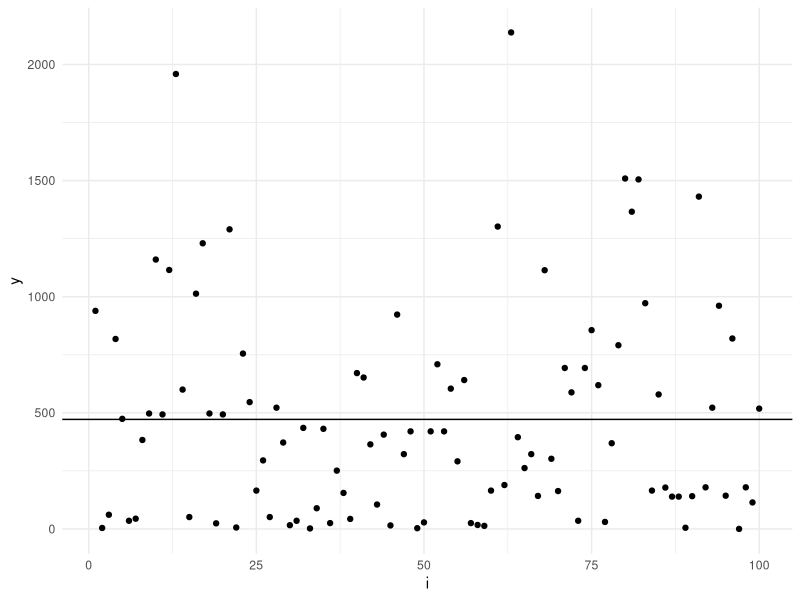
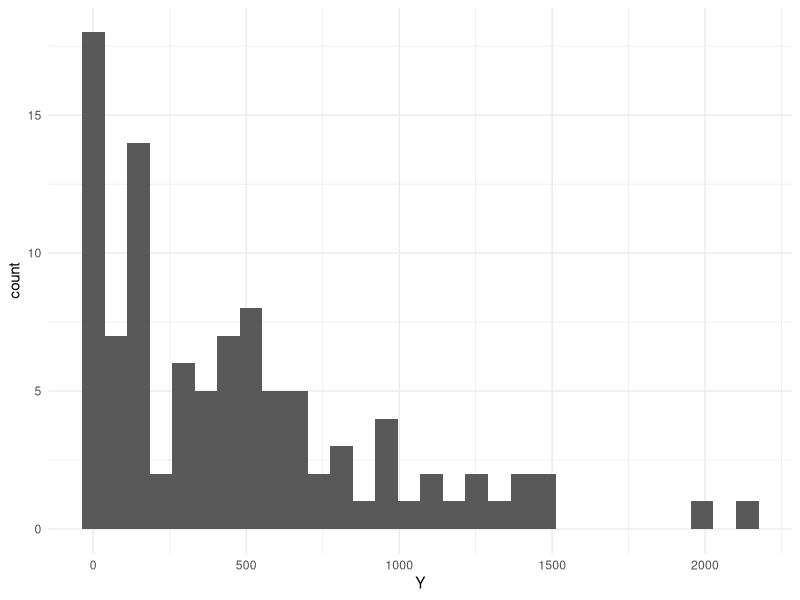
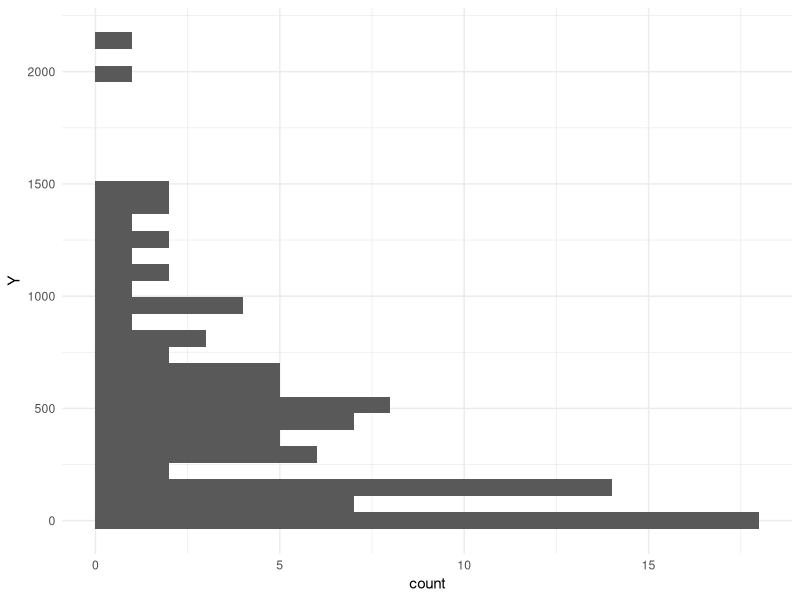
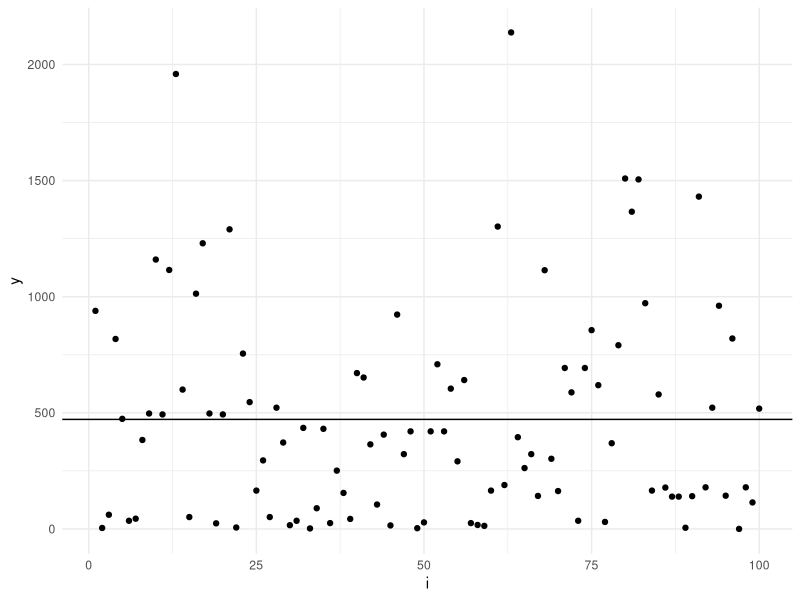

Generate these figures, in order, with R:
## ---- chunk 1
#| echo: false
library(ggplot2)
library(purrr)
theme_set(theme_minimal())
## ---- chunk 2
#| echo: true
my.sample <- read.csv("nba_sample_1.csv")
your.sample <- read.csv("nba_sample_2.csv")
## ---- chunk 3
#| echo: true
Y <- my.sample$PTS
my.estimate <- mean(Y)
my.estimate
## ---- chunk 4
#| echo: true
#|
n <- length(Y)
points.plot <- ggplot(data.frame(i = 1:n, y = Y)) +
    geom_point(aes(x = i, y = y)) +
    geom_hline(aes(yintercept = my.estimate))
points.plot
## ---- chunk 5
#| echo: true
points.histogram <- ggplot(data.frame(y = Y)) +
    geom_histogram(aes(x = Y))
points.histogram
## ---- chunk 6
points.histogram + coord_flip()
points.plot
## ---- chunk 7
#| echo: true

our.pop = my.sample # there's some file we want. Call read.csv()
## ---- chunk 8
#| label: width-code
#| echo: true

## ---- chunk 9
#| echo: true
pops = rep(list(our.pop), 1000)
covers = pops |> map_vec(function(pop) {
  m = nrow(pop)
  n = 100
  
  J = sample(1:m, n, replace=TRUE )
  sam = pop[J,]

  interval.estimate = c(NA, NA)  #<1>
  this.one.covers = NA           #<2>
  this.one.covers
})
coverage.frequency = mean(covers)
